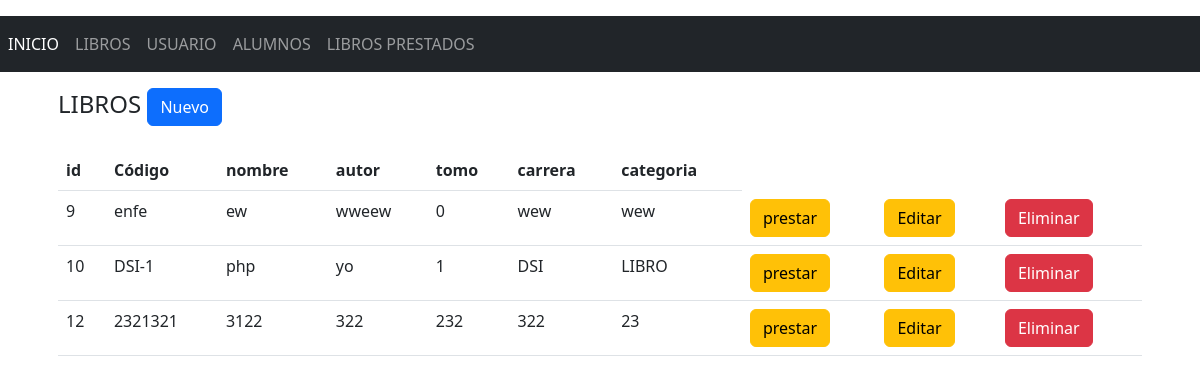
/libros/index.php, run on the app's committed database.
### tables this page shows
CREATE TABLE `libro` (
  `id` int(11) NOT NULL,
  `codigo` varchar(20) NOT NULL,
  `nombre_libro` varchar(255) NOT NULL,
  `autor` varchar(255) NOT NULL,
  `tomo` int(11) NOT NULL,
  `carrera` varchar(255) NOT NULL,
  `categoria` varchar(255) NOT NULL
);

### libros/index.php (the view, shortened to what this page needs)
<?php
$db = new Database();
$con = $db->conectar();
$comando = $con->prepare("SELECT * FROM `libro`");
$comando->execute();
$resultado = $comando->fetchAll(PDO::FETCH_ASSOC);
?>
<!DOCTYPE html>
<html lang="en">
<head>
    <link href="https://cdn.jsdelivr.net/npm/bootstrap@5.3.0/dist/css/bootstrap.min.css" rel="stylesheet">
<body class="py-3">
<header>
<nav class="navbar navbar-expand navbar-dark bg-dark">
        <ul class="nav navbar-nav">
            <li class="nav-item">
                <a class="nav-link active" href="../index.php" aria-current="page">INICIO</span></a>
            </li>
            <li class="nav-item">
                <a class="nav-link" href="../libros/">LIBROS</a>
            </li>
            <li class="nav-item">
                <a class="nav-link" href="../usuarios/">USUARIO</a>
            </li>
            <li class="nav-item">
                <a class="nav-link" href="../alumnos/">ALUMNOS</a>
            </li>
            <li class="nav-item">
                <a class="nav-link" href="index.php">LIBROS PRESTADOS</a>
            </li>
        </ul>
    </nav>
  </header>
    <main class="container contenedor">
        <div class="p-3 rounded">
            <div class="row">
                <div class="col-12">
                    <h4>LIBROS
                        <a href="nuevo.php" class="btn btn-primary float-right">Nuevo</a>
                    </h4>
                </div>
            </div>
            <div class="row py-3">
                <div class="col">
                    <table class="table table-border">
                        <thead>
                            <tr>
                                <th>id</th>
                                <th>Código</th>
                                <th>nombre</th>
                                <th>autor</th>
                                <th>tomo</th>
                                <th>carrera</th>
                                <th>categoria</th>
                            </tr>
                        </thead>
                        <tbody>
                            <?php
                            foreach ($resultado as $libro) {
                            ?>
                                <tr>
                                    <td><?php echo $libro['id']; ?></td>
                                    <td><?php echo $libro['codigo']; ?></td>
                                    <td><?php echo $libro['nombre_libro']; ?></td>
                                    <td><?php echo $libro['autor']; ?></td>
                                    <td><?php echo $libro['tomo']; ?></td>
                                    <td><?php echo $libro['carrera']; ?></td>
                                    <td><?php echo $libro['categoria']; ?></td>
                                    <td><a href="../prestamos/formulario_prestamo.php?id=<?php echo $libro['id']; ?>" class="btn btn-warning">prestar</a></td>
                                    <td><a href="editar.php?id=<?php echo $libro['id']; ?>" class="btn btn-warning">Editar</a></td>
                                    <td><a href="eliminar.php?id=<?php echo $libro['id']; ?>" class="btn btn-danger">Eliminar</a></td>
                                </tr>
                            <?php } ?>
                        </tbody>
                    </table>
                </div>
            </div>
        </div>
    </main>
</body>
</html>

### data on the page
libro: id "9", codigo "enfe", nombre_libro "ew", autor "wweew", tomo "0", carrera "wew", categoria "wew"
libro: id "10", codigo "DSI-1", nombre_libro "php", autor "yo", tomo "1", carrera "DSI", categoria "LIBRO"
libro: id "12", codigo "2321321", nombre_libro "3122", autor "322", tomo "232", carrera "322", categoria "23"
